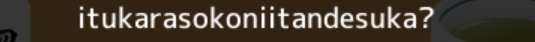
#> input picture image.png, 535 x 42 px, found by its file name
$ python image.py
#> lines starting #> are read from the running program, lines starting #| are printed output that depends on the picture
import cv2

im = cv2.imread('C:\\Users\\User\\Desktop\\typing\\image.png')
#> im is the input picture: shape (42, 535, 3); mean B, G, R 47.1, 60.1, 68.4

th, im_th = cv2.threshold(im, 128, 255, cv2.THRESH_BINARY)
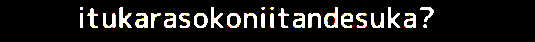
#> im_th: shape (42, 535, 3); mean B, G, R 27.1, 28.9, 30

print(th)
# 128.0

cv2.imwrite('./opencv_th.jpg', im_th)
